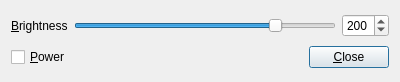
<?xml version="1.0" encoding="UTF-8"?>
<ui version="4.0">
 <class>MainDialog</class>
 <widget class="QDialog" name="MainDialog">
  <property name="geometry">
   <rect>
    <x>0</x>
    <y>0</y>
    <width>400</width>
    <height>82</height>
   </rect>
  </property>
  <property name="windowTitle">
   <string>Backlight Pi</string>
  </property>
  <layout class="QVBoxLayout" name="verticalLayout">
   <item>
    <layout class="QHBoxLayout" name="horizontalLayout">
     <item>
      <widget class="QLabel" name="label">
       <property name="text">
        <string>&amp;Brightness</string>
       </property>
       <property name="buddy">
        <cstring>horizontalSlider</cstring>
       </property>
      </widget>
     </item>
     <item>
      <widget class="QSlider" name="horizontalSlider">
       <property name="maximum">
        <number>255</number>
       </property>
       <property name="value">
        <number>200</number>
       </property>
       <property name="orientation">
        <enum>Qt::Horizontal</enum>
       </property>
      </widget>
     </item>
     <item>
      <widget class="QSpinBox" name="spinBox">
       <property name="maximum">
        <number>255</number>
       </property>
       <property name="value">
        <number>200</number>
       </property>
      </widget>
     </item>
    </layout>
   </item>
   <item>
    <layout class="QHBoxLayout" name="horizontalLayout_2">
     <item>
      <widget class="QCheckBox" name="checkBox">
       <property name="text">
        <string>&amp;Power</string>
       </property>
      </widget>
     </item>
     <item>
      <spacer name="horizontalSpacer">
       <property name="orientation">
        <enum>Qt::Horizontal</enum>
       </property>
       <property name="sizeHint" stdset="0">
        <size>
         <width>40</width>
         <height>20</height>
        </size>
       </property>
      </spacer>
     </item>
     <item>
      <widget class="QPushButton" name="pushButton">
       <property name="text">
        <string>&amp;Close</string>
       </property>
      </widget>
     </item>
    </layout>
   </item>
  </layout>
 </widget>
 <resources/>
 <connections>
  <connection>
   <sender>horizontalSlider</sender>
   <signal>valueChanged(int)</signal>
   <receiver>spinBox</receiver>
   <slot>setValue(int)</slot>
   <hints>
    <hint type="sourcelabel">
     <x>319</x>
     <y>20</y>
    </hint>
    <hint type="destinationlabel">
     <x>343</x>
     <y>20</y>
    </hint>
   </hints>
  </connection>
  <connection>
   <sender>spinBox</sender>
   <signal>valueChanged(int)</signal>
   <receiver>horizontalSlider</receiver>
   <slot>setValue(int)</slot>
   <hints>
    <hint type="sourcelabel">
     <x>345</x>
     <y>34</y>
    </hint>
    <hint type="destinationlabel">
     <x>299</x>
     <y>30</y>
    </hint>
   </hints>
  </connection>
  <connection>
   <sender>pushButton</sender>
   <signal>clicked()</signal>
   <receiver>MainDialog</receiver>
   <slot>reject()</slot>
   <hints>
    <hint type="sourcelabel">
     <x>352</x>
     <y>62</y>
    </hint>
    <hint type="destinationlabel">
     <x>322</x>
     <y>56</y>
    </hint>
   </hints>
  </connection>
 </connections>
</ui>
